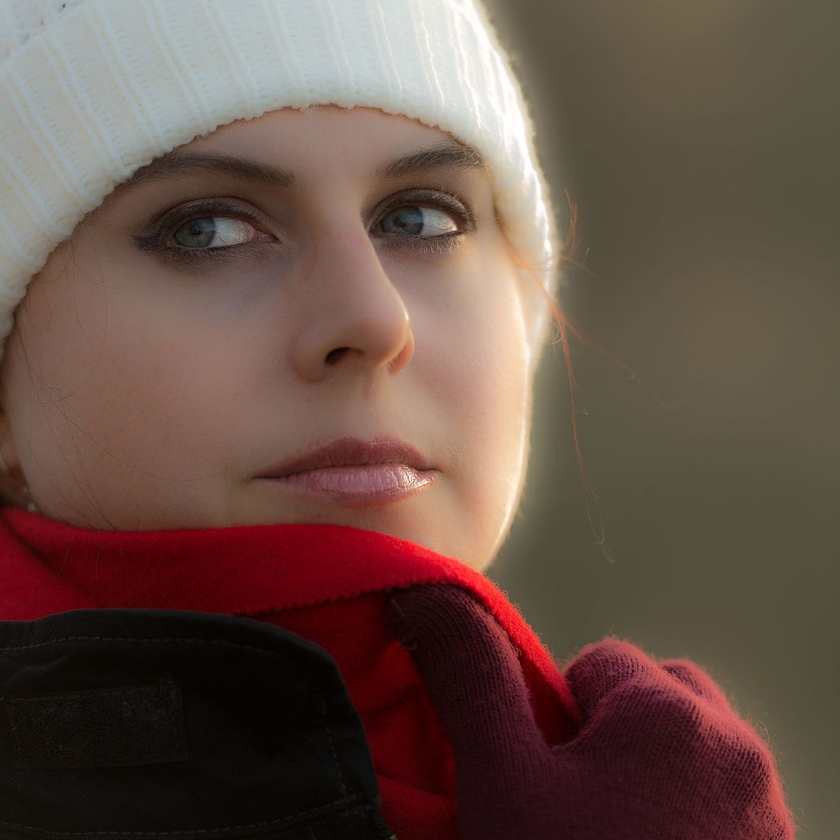
#> input picture convolution/wikipedia.jpg, 840 x 840 px, shrunk from 1024 x 1024 before the run
$ python edges.py   (older library calls are emulated)
#> lines starting #> are read from the running program, lines starting #| are printed output that depends on the picture
#> further down, img is the input picture: shape (840, 840, 3); mean B, G, R 72.1, 81.5, 103.7
# -*- coding: utf-8 -*-
"""
Created on Mon Apr 16 18:13:22 2018

@author: nicholaschang
"""
#

import cv2                      #only use to read image
import numpy as np
from PIL import Image           #only use to read image

def conv_transform(img):
    image_copy = img.copy()

    for i in range(img.shape[0]):
        for j in range(img.shape[1]):
            image_copy[i][j] = img[img.shape[0]-i-1][img.shape[1]-j-1]
    return image_copy

def conv(img, kernel):
    kernel = conv_transform(kernel)
    img_h =img.shape[0]
    img_w =img.shape[1]

    kernel_h = kernel.shape[0]
    kernel_w = kernel.shape[1]

    h = kernel_h//2
    w = kernel_w//2

    img_conv =np.zeros(img.shape)

    for i in range(h, img_h-h):
        for j in range(w, img_w-w):
            sum = 0

            for m in range(kernel_h):
                for n in range(kernel_w):
                    sum = sum + kernel[m][n]*img[i-h+m][j-w+n]
            img_conv[i][j] = sum
    return img_conv

def norm(img1,img2):
   img_copy = np.zeros(img1.shape) #image with initial zero values
   #img_copy - img1.copy()

   for i in range(img1.shape[0]):
       for j in range(img1.shape[1]):
           q = (img1[i][j]**2 + img2[i][j]**2)**(1/2)
           if (q>200):   #threshold
               img_copy[i][j] = 255  #obtain binary image
           else:
               img_copy[i][j] = 0
   return img_copy

def gaussianBlur(img, radius):
    dst = img
    surface = (radius * 2) ** 2
    for x in range(img.width):
        for y in range(img.height):
            r = 0
            g = 0
            b = 0
            for rectY in range(y - radius, y + radius):
                for rectX in range(x - radius, x + radius):
                    if rectX < 0:
                        rectX = 0
                    elif rectX >= img.width:
                        rectX = img.width - 1
                    if rectY < 0:
                        rectY = 0
                    elif rectY >= img.height:
                        rectY = img.height - 1
                    pixel = img.getpixel((rectX, rectY))
                    r += pixel[0]
                    g += pixel[1]
                    b += pixel[2]
            dst.putpixel((x, y), (r // surface, g // surface, b // surface))
        print(int(x / img.width * 100), "%", end="\r")
    print("100 %")
    return dst

def opencv_sobel(img):
    img_gray = cv2.cvtColor(img , cv2.COLOR_BGR2GRAY)
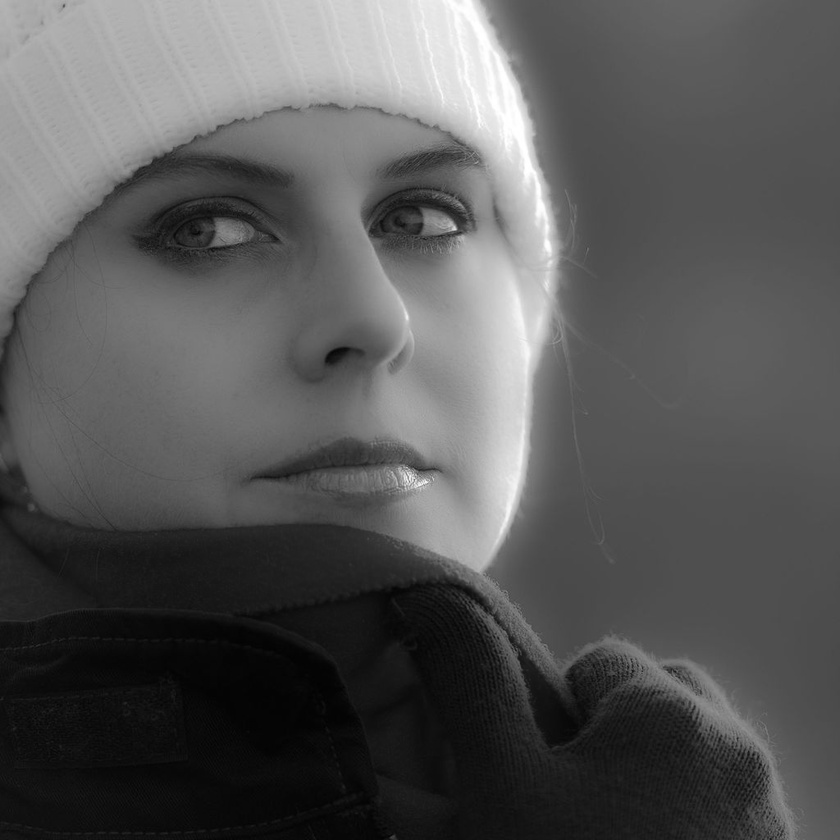
#> img_gray: shape (840, 840); min 1, max 255, mean 87.1
    img_gaussian =  cv2.GaussianBlur(img_gray,(3,3),0)  #let Kernel = 3 * 3
    #sobel
    img_sobelx = cv2.Sobel(img_gaussian,cv2.CV_8U,1,0,ksize=5)
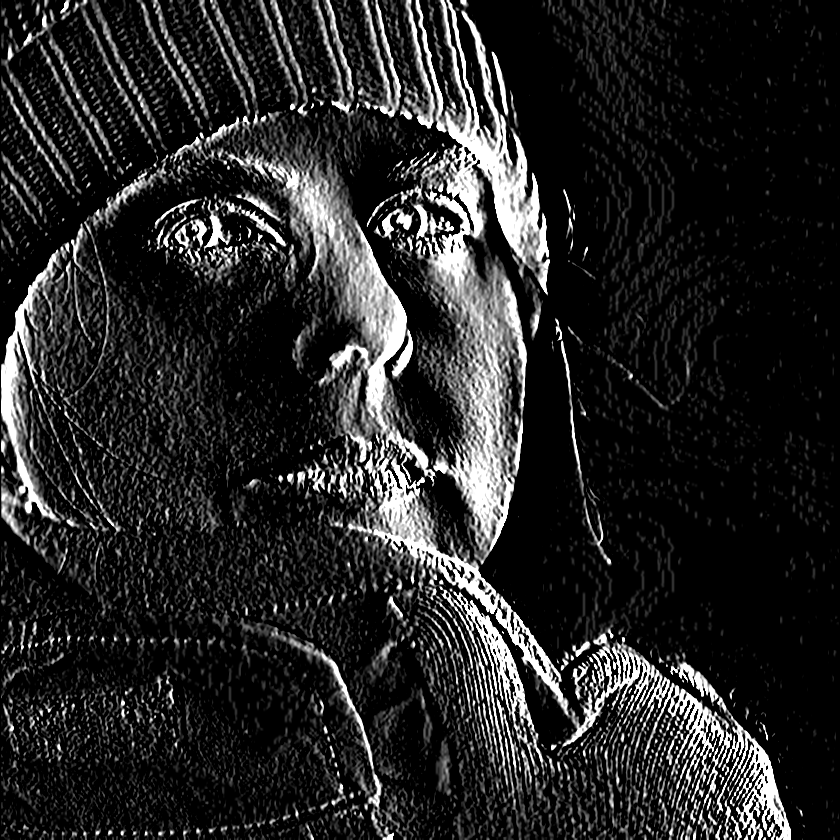
#> img_sobelx: shape (840, 840); min 0, max 255, mean 38.9
    img_sobely = cv2.Sobel(img_gaussian,cv2.CV_8U,0,1,ksize=5)
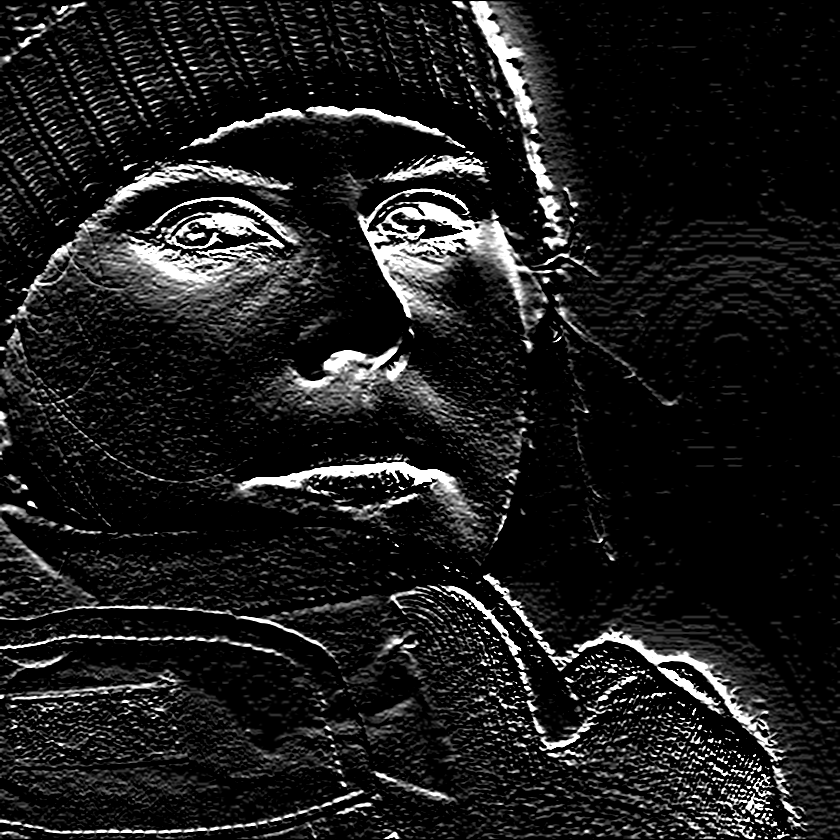
#> img_sobely: shape (840, 840); min 0, max 255, mean 28.3
    img_sobel = img_sobelx + img_sobely
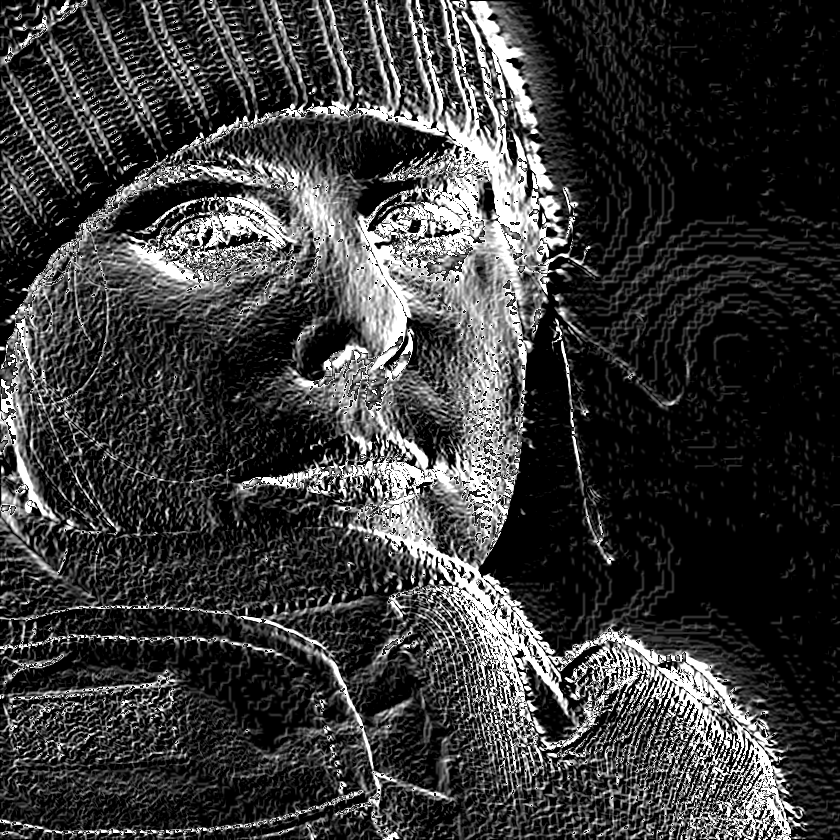
#> img_sobel: shape (840, 840); min 0, max 255, mean 58

    cv2.imshow("Sobel Edge detector Using openCV", img_sobel)
    cv2.waitKey(0)


def opencv_gaussianblur(img):
    gausBlur = cv2.GaussianBlur(img, (5,5),0)          #let kernel = 5 * 5
    cv2.imshow('Gaussian Blur image Using openCV', gausBlur)
    cv2.waitKey(0)


if __name__ == "__main__":

    img = cv2.imread("wikipedia.jpg")  #pic on wiki- gaussian blur
    opencv_sobel(img)           #sobel edge using opencv
    opencv_gaussianblur(img)    #gaussianblur using opencv


   #Gx ,Gy for sobel_operator on wiki(sobel operator)

    kernel = np.zeros(shape=(3,3))
    kernel[0, 0] = -1
    kernel[0, 1] = -2
    kernel[0, 2] = -1

    kernel[1, 0] =  0
    kernel[1, 1] =  0
    kernel[1, 2] =  0

    kernel[2, 0] =  1
    kernel[2, 1] =  2
    kernel[2, 2] =  1


    gradient_y = conv(img, kernel)
#> after the loop in conv, `for i in range(h, img_h-h):`:
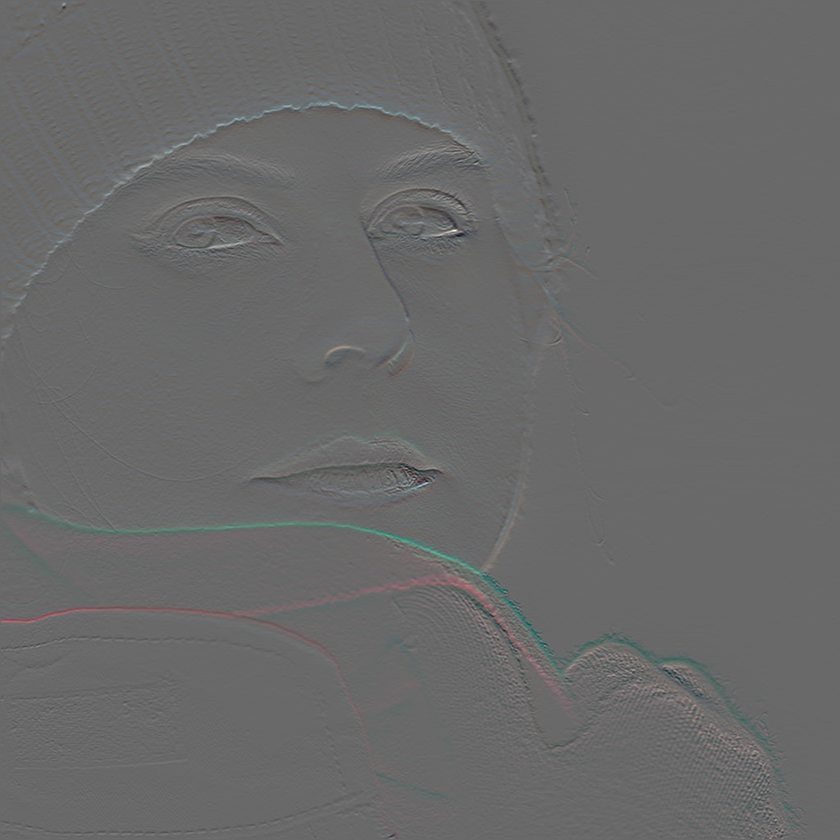
#> img_conv: shape (840, 840, 3) float64; mean B, G, R 1.2, 1.3, 1.1; drawn with min black and max white
    #cv2.imshow("gradient_y",gradient_y)
    #cv2.waitKey(0)

    kernel[0, 0] = -1
    kernel[0, 1] =  0
    kernel[0, 2] =  1

    kernel[1, 0] =  -1
    kernel[1, 1] =  0
    kernel[1, 2] =  1

    kernel[2, 0] =  -2
    kernel[2, 1] =  0
    kernel[2, 2] =  2

    gradient_x = conv(img, kernel)
#> after the loop in conv (call 2), `for i in range(h, img_h-h):`:
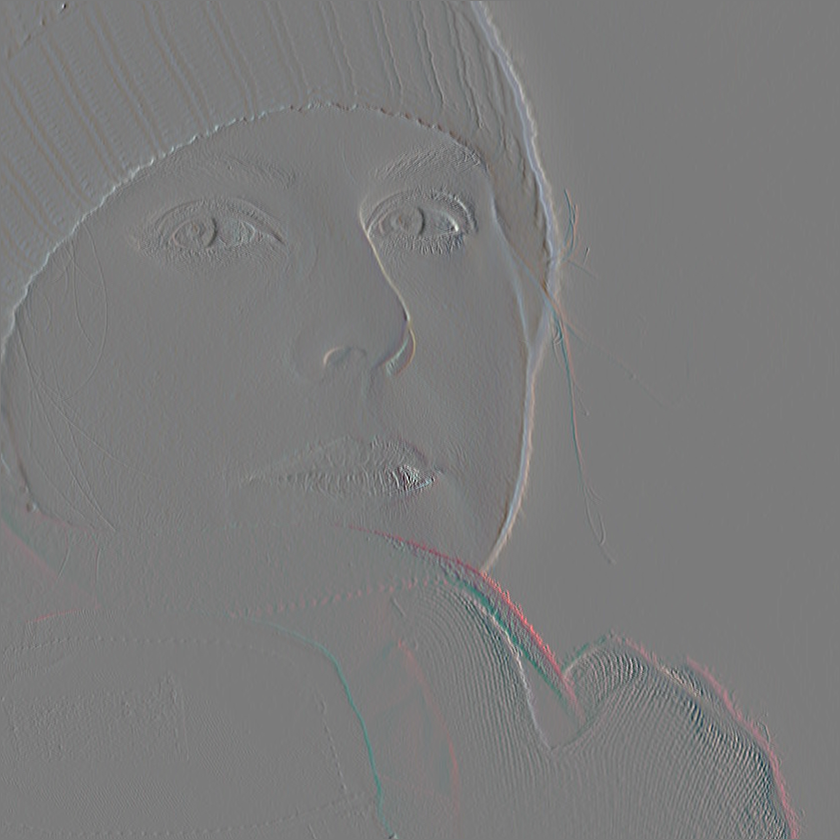
#> img_conv: shape (840, 840, 3) float64; mean B, G, R 0.1, -0.1, 0.1; drawn with min black and max white
#> after the loop in norm, `for i in range(img1.shape[0]):`: img_copy: shape (840, 840, 3) float64; every value is 0
    #cv2.imshow("gradient_x", gradient_x)
    #cv2.waitKey(0)

    #Sobel edge detector without opencv
#> (the run stopped early here; a loop or call above may not have finished)
